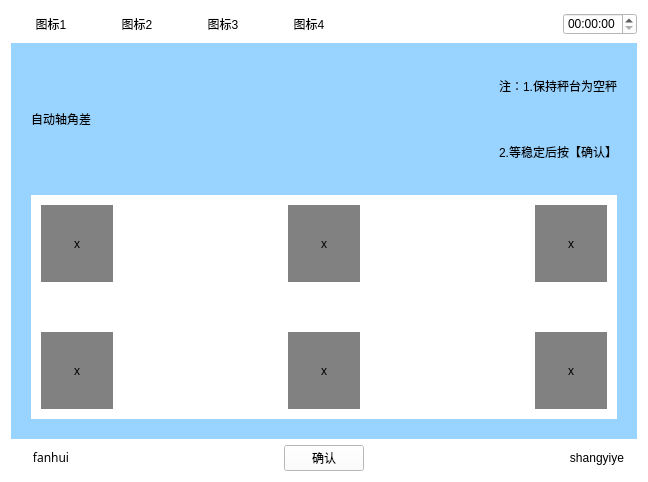
<?xml version="1.0" encoding="UTF-8"?>
<ui version="4.0">
 <class>Zidongzhoujiaocha</class>
 <widget class="QWidget" name="Zidongzhoujiaocha">
  <property name="geometry">
   <rect>
    <x>0</x>
    <y>0</y>
    <width>648</width>
    <height>482</height>
   </rect>
  </property>
  <property name="windowTitle">
   <string>Form</string>
  </property>
  <property name="styleSheet">
   <string notr="true">background-color: rgb(255, 255, 255);</string>
  </property>
  <layout class="QVBoxLayout" name="verticalLayout_3" stretch="1,5,1">
   <item>
    <layout class="QHBoxLayout" name="horizontalLayout_5">
     <item>
      <widget class="QPushButton" name="pushButton">
       <property name="text">
        <string>图标1</string>
       </property>
       <property name="flat">
        <bool>true</bool>
       </property>
      </widget>
     </item>
     <item>
      <widget class="QPushButton" name="pushButton_2">
       <property name="text">
        <string>图标2</string>
       </property>
       <property name="flat">
        <bool>true</bool>
       </property>
      </widget>
     </item>
     <item>
      <widget class="QPushButton" name="pushButton_3">
       <property name="text">
        <string>图标3</string>
       </property>
       <property name="flat">
        <bool>true</bool>
       </property>
      </widget>
     </item>
     <item>
      <widget class="QPushButton" name="pushButton_4">
       <property name="text">
        <string>图标4</string>
       </property>
       <property name="flat">
        <bool>true</bool>
       </property>
      </widget>
     </item>
     <item>
      <spacer name="horizontalSpacer_4">
       <property name="orientation">
        <enum>Qt::Horizontal</enum>
       </property>
       <property name="sizeHint" stdset="0">
        <size>
         <width>40</width>
         <height>20</height>
        </size>
       </property>
      </spacer>
     </item>
     <item>
      <widget class="QTimeEdit" name="timeEdit_2"/>
     </item>
    </layout>
   </item>
   <item>
    <widget class="QWidget" name="widget" native="true">
     <property name="sizePolicy">
      <sizepolicy hsizetype="Preferred" vsizetype="Preferred">
       <horstretch>0</horstretch>
       <verstretch>0</verstretch>
      </sizepolicy>
     </property>
     <property name="contextMenuPolicy">
      <enum>Qt::DefaultContextMenu</enum>
     </property>
     <property name="styleSheet">
      <string notr="true">background-color: rgb(153, 211, 255);</string>
     </property>
     <layout class="QVBoxLayout" name="verticalLayout_2" stretch="1,2">
      <property name="spacing">
       <number>20</number>
      </property>
      <property name="margin">
       <number>20</number>
      </property>
      <item>
       <layout class="QHBoxLayout" name="horizontalLayout">
        <item>
         <widget class="QLabel" name="label">
          <property name="text">
           <string>自动轴角差</string>
          </property>
         </widget>
        </item>
        <item>
         <spacer name="horizontalSpacer">
          <property name="orientation">
           <enum>Qt::Horizontal</enum>
          </property>
          <property name="sizeHint" stdset="0">
           <size>
            <width>40</width>
            <height>20</height>
           </size>
          </property>
         </spacer>
        </item>
        <item>
         <layout class="QVBoxLayout" name="verticalLayout">
          <item>
           <widget class="QLabel" name="label_2">
            <property name="text">
             <string>注：1.保持秤台为空秤</string>
            </property>
           </widget>
          </item>
          <item>
           <widget class="QLabel" name="label_3">
            <property name="text">
             <string>2.等稳定后按【确认】</string>
            </property>
            <property name="alignment">
             <set>Qt::AlignRight|Qt::AlignTrailing|Qt::AlignVCenter</set>
            </property>
           </widget>
          </item>
         </layout>
        </item>
       </layout>
      </item>
      <item>
       <widget class="QWidget" name="widget_2" native="true">
        <property name="sizePolicy">
         <sizepolicy hsizetype="Preferred" vsizetype="Preferred">
          <horstretch>0</horstretch>
          <verstretch>0</verstretch>
         </sizepolicy>
        </property>
        <property name="styleSheet">
         <string notr="true">background-color: rgb(255, 255, 255);</string>
        </property>
        <layout class="QGridLayout" name="gridLayout">
         <property name="horizontalSpacing">
          <number>175</number>
         </property>
         <property name="verticalSpacing">
          <number>50</number>
         </property>
         <property name="margin">
          <number>10</number>
         </property>
         <item row="0" column="0">
          <widget class="QLabel" name="label_4">
           <property name="styleSheet">
            <string notr="true">background-color: rgb(129, 129, 129);</string>
           </property>
           <property name="text">
            <string>x</string>
           </property>
           <property name="alignment">
            <set>Qt::AlignCenter</set>
           </property>
          </widget>
         </item>
         <item row="0" column="1">
          <widget class="QLabel" name="label_10">
           <property name="styleSheet">
            <string notr="true">background-color: rgb(129, 129, 129);</string>
           </property>
           <property name="text">
            <string>x</string>
           </property>
           <property name="alignment">
            <set>Qt::AlignCenter</set>
           </property>
          </widget>
         </item>
         <item row="0" column="2">
          <widget class="QLabel" name="label_12">
           <property name="styleSheet">
            <string notr="true">background-color: rgb(129, 129, 129);</string>
           </property>
           <property name="text">
            <string>x</string>
           </property>
           <property name="alignment">
            <set>Qt::AlignCenter</set>
           </property>
          </widget>
         </item>
         <item row="1" column="0">
          <widget class="QLabel" name="label_5">
           <property name="styleSheet">
            <string notr="true">background-color: rgb(129, 129, 129);</string>
           </property>
           <property name="text">
            <string>x</string>
           </property>
           <property name="alignment">
            <set>Qt::AlignCenter</set>
           </property>
          </widget>
         </item>
         <item row="1" column="1">
          <widget class="QLabel" name="label_7">
           <property name="styleSheet">
            <string notr="true">background-color: rgb(129, 129, 129);</string>
           </property>
           <property name="text">
            <string>x</string>
           </property>
           <property name="alignment">
            <set>Qt::AlignCenter</set>
           </property>
          </widget>
         </item>
         <item row="1" column="2">
          <widget class="QLabel" name="label_11">
           <property name="styleSheet">
            <string notr="true">background-color: rgb(129, 129, 129);</string>
           </property>
           <property name="text">
            <string>x</string>
           </property>
           <property name="alignment">
            <set>Qt::AlignCenter</set>
           </property>
          </widget>
         </item>
        </layout>
       </widget>
      </item>
     </layout>
    </widget>
   </item>
   <item>
    <layout class="QHBoxLayout" name="horizontalLayout_2">
     <item>
      <widget class="QPushButton" name="returnIndex">
       <property name="font">
        <font>
         <family>AR PL UMing TW MBE</family>
        </font>
       </property>
       <property name="text">
        <string>fanhui</string>
       </property>
       <property name="flat">
        <bool>true</bool>
       </property>
      </widget>
     </item>
     <item>
      <spacer name="horizontalSpacer_2">
       <property name="orientation">
        <enum>Qt::Horizontal</enum>
       </property>
       <property name="sizeHint" stdset="0">
        <size>
         <width>40</width>
         <height>20</height>
        </size>
       </property>
      </spacer>
     </item>
     <item>
      <widget class="QPushButton" name="confirm">
       <property name="text">
        <string>确认</string>
       </property>
      </widget>
     </item>
     <item>
      <spacer name="horizontalSpacer_3">
       <property name="orientation">
        <enum>Qt::Horizontal</enum>
       </property>
       <property name="sizeHint" stdset="0">
        <size>
         <width>40</width>
         <height>20</height>
        </size>
       </property>
      </spacer>
     </item>
     <item>
      <widget class="QPushButton" name="returnPage">
       <property name="text">
        <string>shangyiye</string>
       </property>
       <property name="flat">
        <bool>true</bool>
       </property>
      </widget>
     </item>
    </layout>
   </item>
  </layout>
 </widget>
 <resources/>
 <connections/>
</ui>
